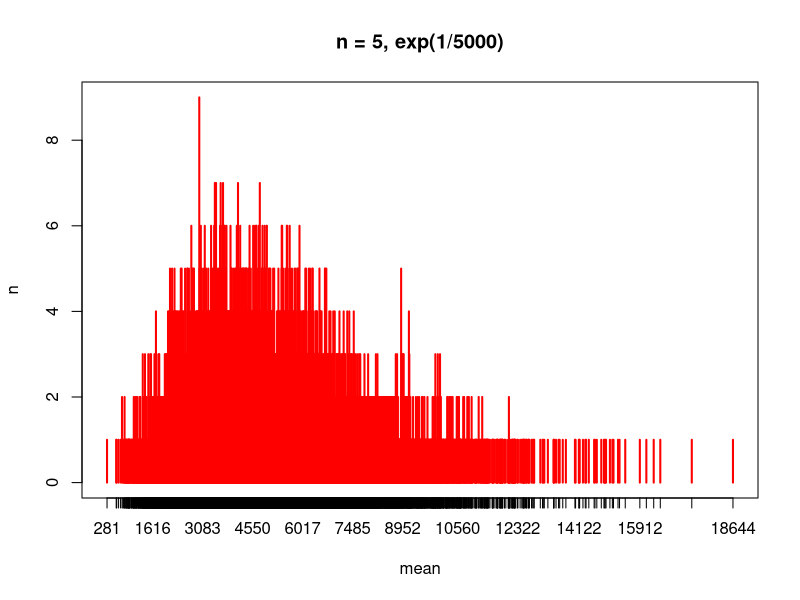
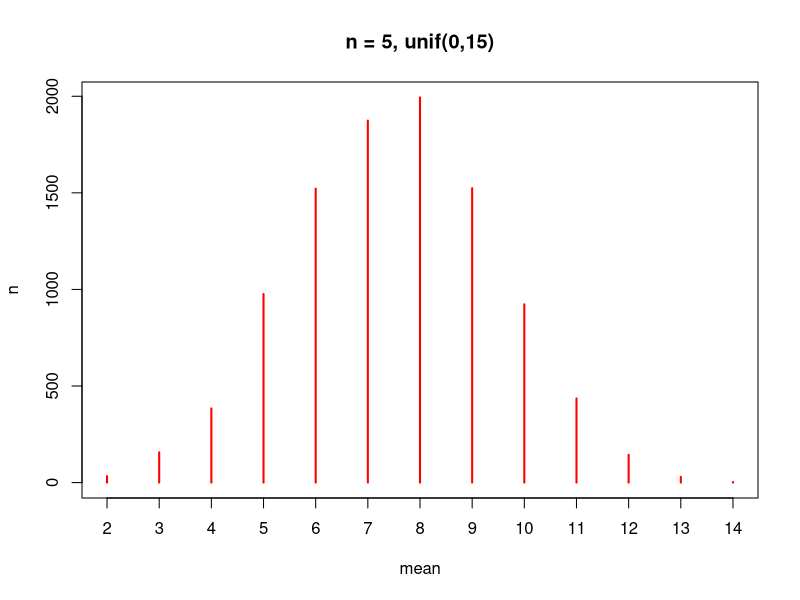

These figures' R source, in order: (Note: this script raises an error after producing the figures.)
# EX = 5000, lambda = 1/5000, var = 5000^2, DX = 5000
# N(5000, 5000/sqrt(n))

sim = c(5,10,30)
# exp(1/5000)
# u(0,15)
means = c()
Means = c()

for(i in 1:10000){
	means = c(means,round(mean(rexp(5,1/5000))))
	Means = c(Means,round(mean(runif(5,0,15))))
}
means = table(means)
Means = table(Means)
png("../LaTex/n5.png")
plot(means,type = "h", col = "red", xlab = "mean", ylab = "n", main = "n = 5, exp(1/5000)")
dev.off()
png("../LaTex/n5_1.png")
plot(Means,type = "h", col = "red", xlab = "mean", ylab = "n", main = "n = 5, unif(0,15)")
dev.off()
write.table(means,file = "../LaTex/n5.csv", sep = ",")
write.table(Means,file = "../LaTex/n5.csv", sep = ",", append = TRUE)

# n = 10
means = c()
Means = c()
for(i in 1:10000){
	means = c(means,round(mean(rexp(10,1/5000))))
	Means = c(Means,round(mean(runif(10,0,15))))
}
means = table(means)
Means = table(Means)
png("../LaTex/n10.png")
plot(means,type = "h", col = "blue", xlab = "mean", ylab = "n", main = "n = 10, exp(1/5000)")
dev.off()
png("../LaTex/n10_1.png")
plot(Means,type = "h", col = "red", xlab = "mean", ylab = "n", main = "n = 10, unif(0,15)")
dev.off()
write.table(means,file = "../LaTex/n10.csv", sep = ",")
write.table(Means,file = "../LaTex/n10.csv", sep = ",", append = TRUE)


# n = 30
means = c()
Means = c()
for(i in 1:10000){
	means = c(means,round(mean(rexp(30,1/5000))))
	Means = c(Means,round(mean(runif(30,0,15))))
}
means = table(means)
Means = table(Means)
png("../LaTex/n30.png")
plot(means,type = "h", col = "green", xlab = "mean", ylab = "n", main = "n = 30, exp(1/5000)")
dev.off()
png("../LaTex/n30_1.png")
plot(Means,type = "h", col = "red", xlab = "mean", ylab = "n", main = "n = 30, unif(0,15)")
dev.off()
write.table(means,file = "../LaTex/n30.csv", sep = ",")
write.table(Means,file = "../LaTex/n30.csv", sep = ",", append = TRUE)


#cat(means, file = "means.txt")